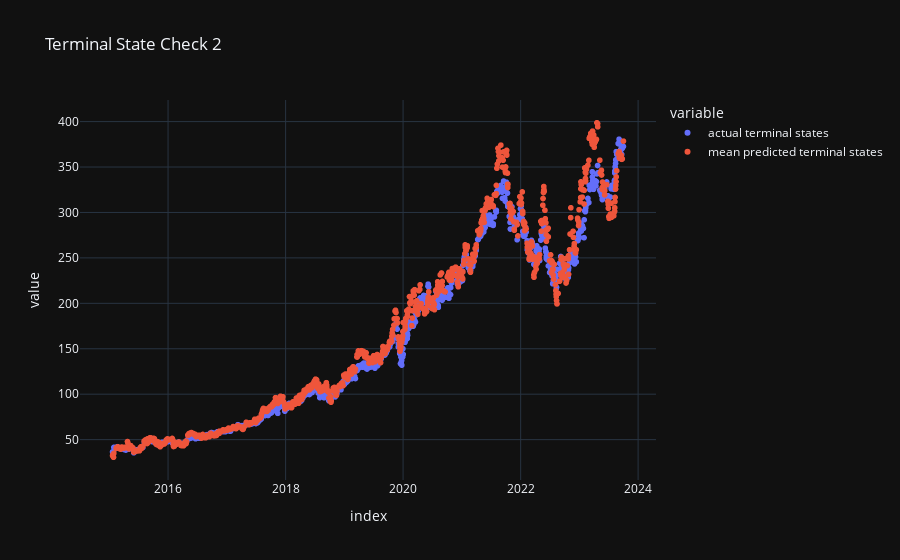

Here is the notebook cell this chart was saved with:
### Code cell
# Terminal State Check

actual_terminals, predicted_terminals = OrderedDict(), OrderedDict()

for actual, predictions in actual_and_predictions:
    actual_terminal_state = actual.iloc[-1]["S"]
    predicted_terminal_states = predictions[-1, ..., 0]
    actual_terminals[actual.index[0].date()] = actual_terminal_state
    predicted_terminals[actual.index[0].date()] = predicted_terminal_states.numpy().mean()

plt.scatter(actual_terminals.values(), predicted_terminals.values(), label="predicted", color="red", alpha=.3)
plt.scatter(actual_terminals.values(), actual_terminals.values(), label="desired", color="purple")
plt.xlabel("Actual Terminal State")
plt.legend()
plt.title("Terminal State Check 1")
plt.show()

px.scatter(
    pd.DataFrame({"actual terminal states": actual_terminals, "mean predicted terminal states": predicted_terminals}),
    template="plotly_dark",
    title="Terminal State Check 2"
)

### Figure 1 — Plotly figure (JSON) as saved in the notebook; plotly's stock layout.template omitted (floating-point values rounded to 4 significant figures; data arrays with more than 128 entries replaced by an {"elided": "..."} marker saying what was removed)
{"data": [{"hovertemplate": "variable=actual terminal states<br>index=%{x}<br>value=%{y}<extra></extra>", "legendgroup": "actual terminal states", "marker": {"color": "#636efa", "symbol": "circle"}, "mode": "markers", "name": "actual terminal states", "showlegend": true, "type": "scattergl", "x": {"elided": "1000 str values"}, "xaxis": "x", "y": {"elided": "1000 float values"}, "yaxis": "y"}, {"hovertemplate": "variable=mean predicted terminal states<br>index=%{x}<br>value=%{y}<extra></extra>", "legendgroup": "mean predicted terminal states", "marker": {"color": "#EF553B", "symbol": "circle"}, "mode": "markers", "name": "mean predicted terminal states", "showlegend": true, "type": "scattergl", "x": {"elided": "1000 str values"}, "xaxis": "x", "y": {"elided": "1000 float values"}, "yaxis": "y"}], "layout": {"legend": {"title": {"text": "variable"}, "tracegroupgap": 0}, "title": {"text": "Terminal State Check 2"}, "xaxis": {"anchor": "y", "domain": [0, 1], "title": {"text": "index"}}, "yaxis": {"anchor": "x", "domain": [0, 1], "title": {"text": "value"}}}}
